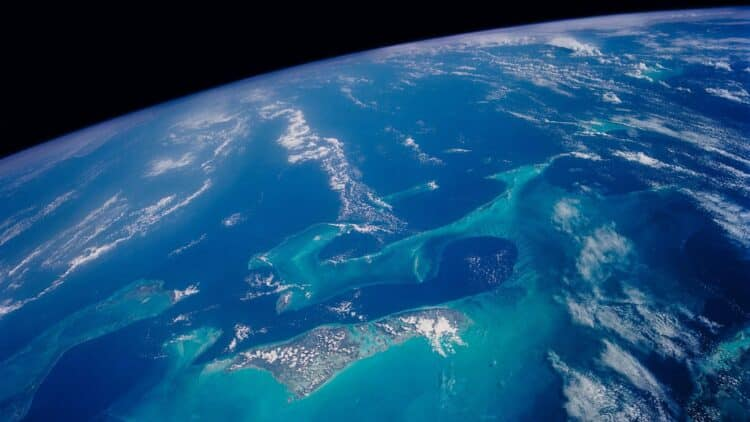
#> input picture data/earth-10.jpg, 750 x 422 px
$ python -i image_processor.py   (imports and definitions only)
#> lines starting #> are read from the running program, lines starting #| are printed output that depends on the picture; after the words box and inside, x2 and y2 are one past the last pixel; in counts of white or black regions, pixels touching at a corner belong together
import os
import cv2
import numpy as np

def find_horizon(path, threshold=cv2.THRESH_BINARY + cv2.THRESH_OTSU, denoise=True):
#> called with path = 'data/earth-10.jpg', threshold = 8, denoise = True
    img = cv2.imread(path)
#> img is the input picture: shape (422, 750, 3); mean B, G, R 122.5, 81.4, 27.2
    if img is None:
        raise FileNotFoundError(f"Изображение не найдено: {path}")

    gray = cv2.cvtColor(img, cv2.COLOR_BGR2GRAY)
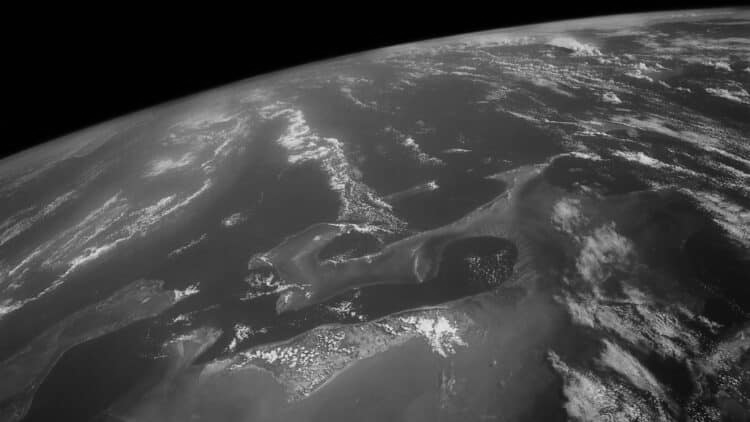
#> gray: shape (422, 750); min 0, max 240, mean 69.8

    if denoise:
        gray = cv2.medianBlur(gray, ksize=3)

    _, thresh = cv2.threshold(gray, 0, 255, threshold)
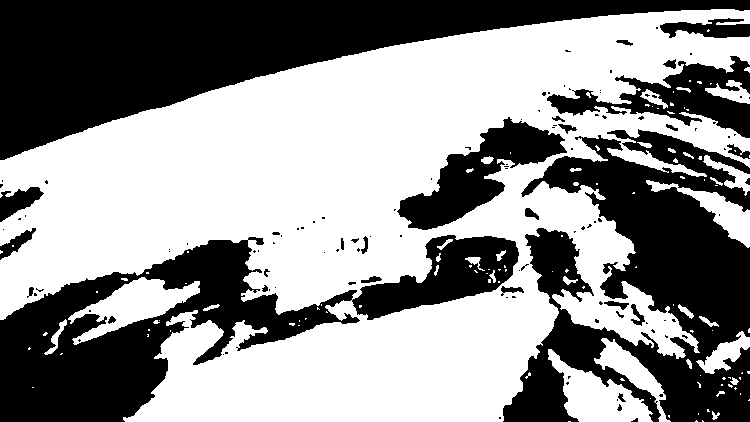
#> thresh: shape (422, 750); 56.7% white; 119 black regions (88 under 20 px), largest, box (x1, y1, x2, y2) and area: (0, 0, 750, 160) 46383, (503, 129, 750, 422) 38933, (0, 235, 519, 422) 34372

    horizon_points = []
    for x in range(thresh.shape[1]):
        for y in range(thresh.shape[0]):
            if thresh[y, x] > 0:
                horizon_points.append([x, y])
                break

    horizon_points = np.array(horizon_points)

    output = cv2.cvtColor(img, cv2.COLOR_BGR2RGB)
    for point in horizon_points:
        x, y = point
        for dy in [-1, 0, 1]:
            y_draw = y + dy
            if 0 <= y_draw < output.shape[0] and 0 <= x < output.shape[1]:
                output[y_draw, x] = [0, 255, 0]
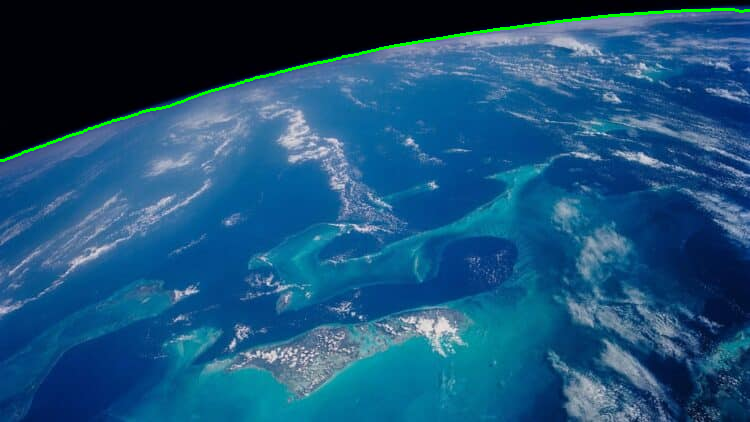
#> output: shape (422, 750, 3); mean R, G, B 26.8, 82.7, 121.6

    return img, thresh, horizon_points, output

>>> result = find_horizon('data/earth-10.jpg')

$ run again, on data/earth-3.jpg
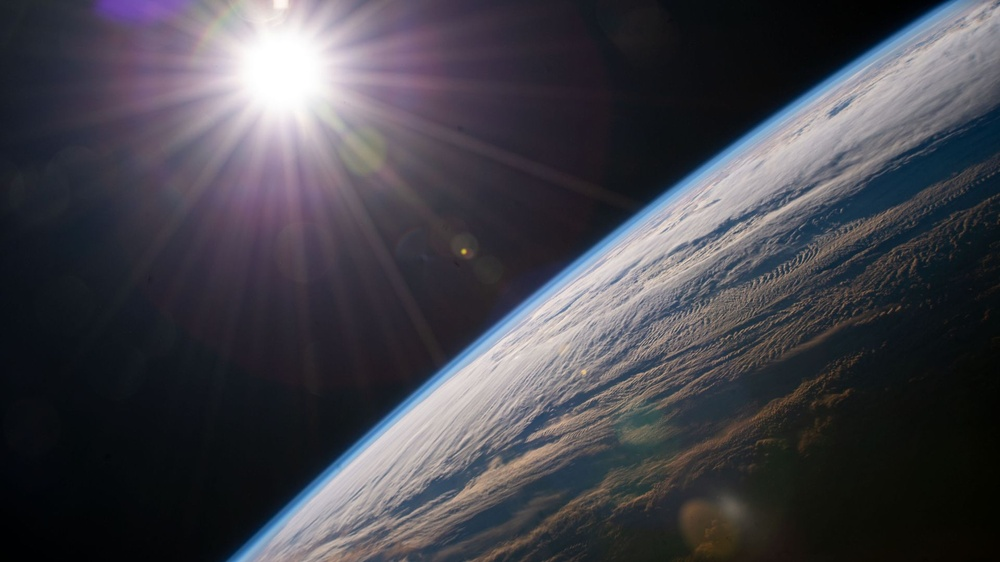
#> input picture data/earth-3.jpg, 1000 x 562 px, shrunk from 1920 x 1080 before the run
#> in find_horizon, img is the input picture: shape (562, 1000, 3); mean B, G, R 74.4, 67.1, 67.8
#> in find_horizon, `_, thresh = cv2.threshold(gray, 0, 255, threshold)`:
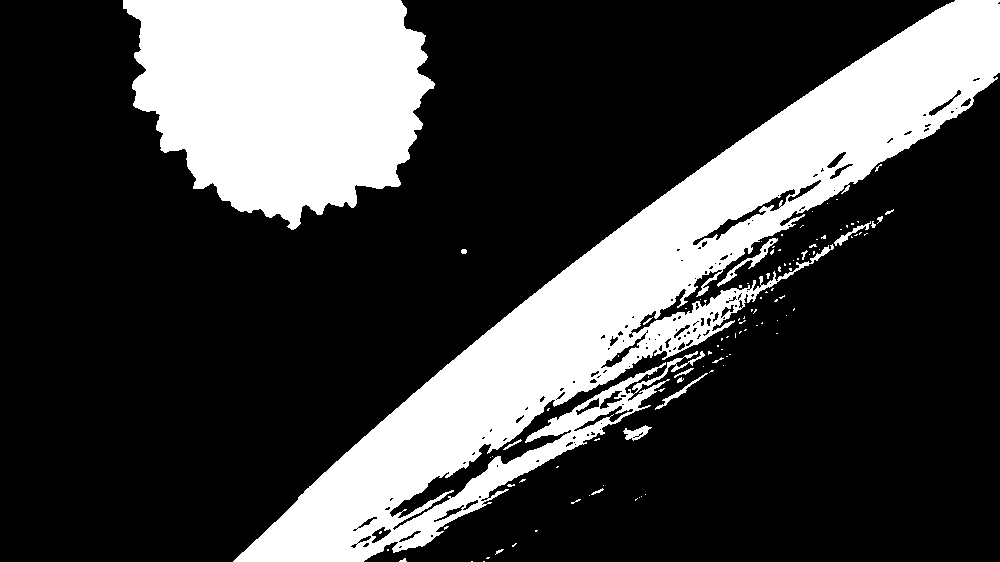
#> thresh: shape (562, 1000); 26.3% white; 109 white regions (91 under 20 px), largest, box (x1, y1, x2, y2) and area: (233, 0, 1000, 562) 93287, (123, 0, 435, 230) 52626, (717, 238, 778, 287) 384
#> after the loop in find_horizon, `for point in horizon_points:`:
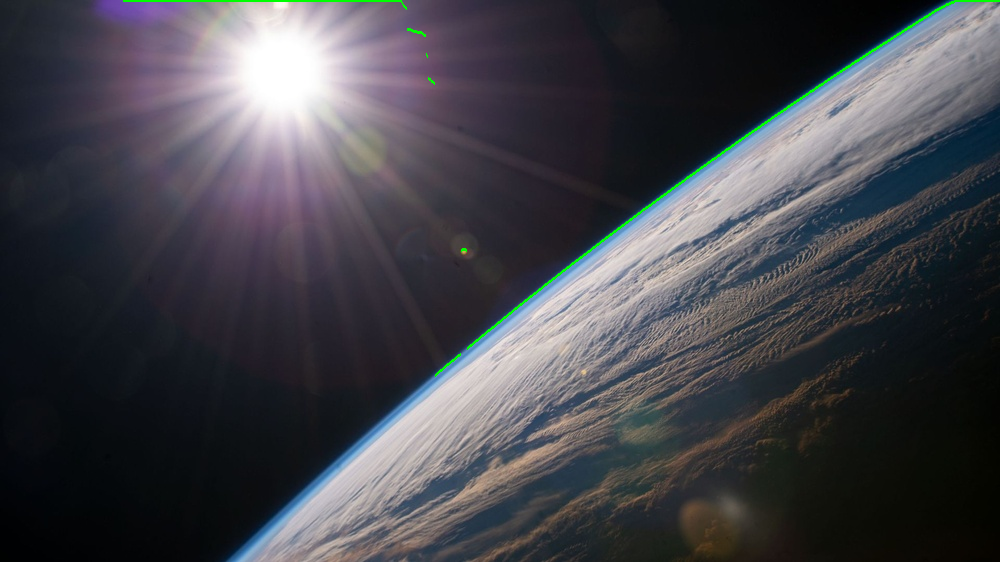
#> output: shape (562, 1000, 3); mean R, G, B 67.4, 67.7, 73.8

$ run again, on data/earth-6.jpg
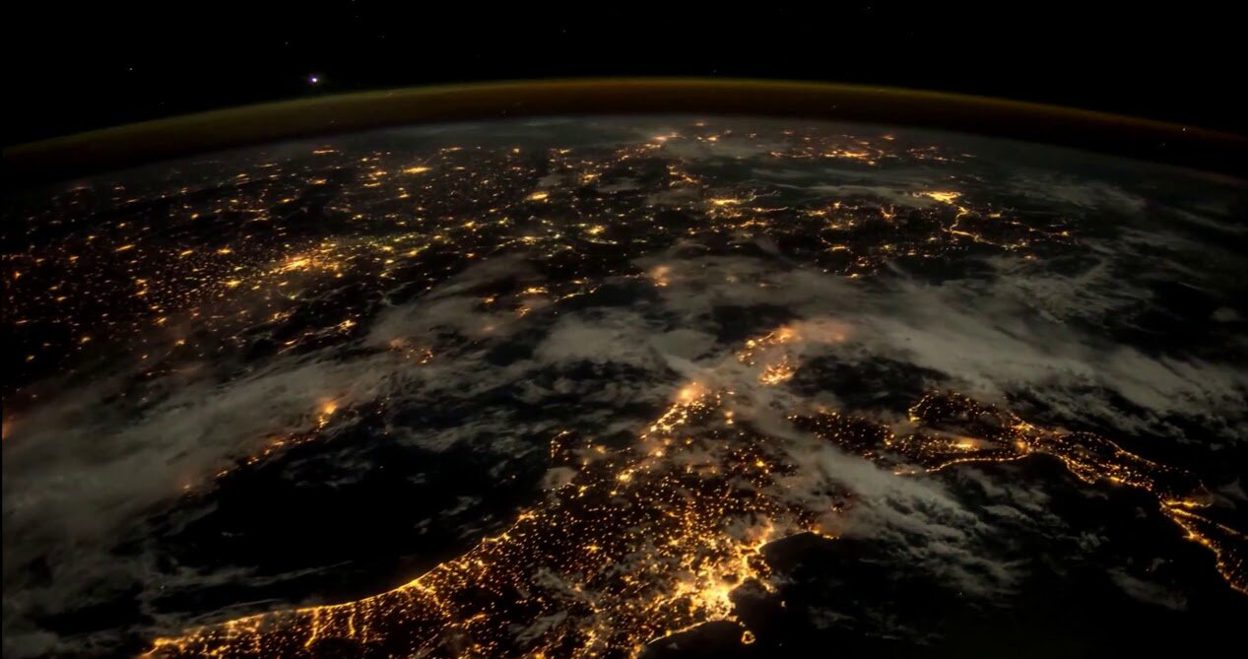
#> input picture data/earth-6.jpg, 1248 x 659 px
#> in find_horizon, img is the input picture: shape (659, 1248, 3); mean B, G, R 17.2, 24.6, 32.3
#> in find_horizon, `_, thresh = cv2.threshold(gray, 0, 255, threshold)`:
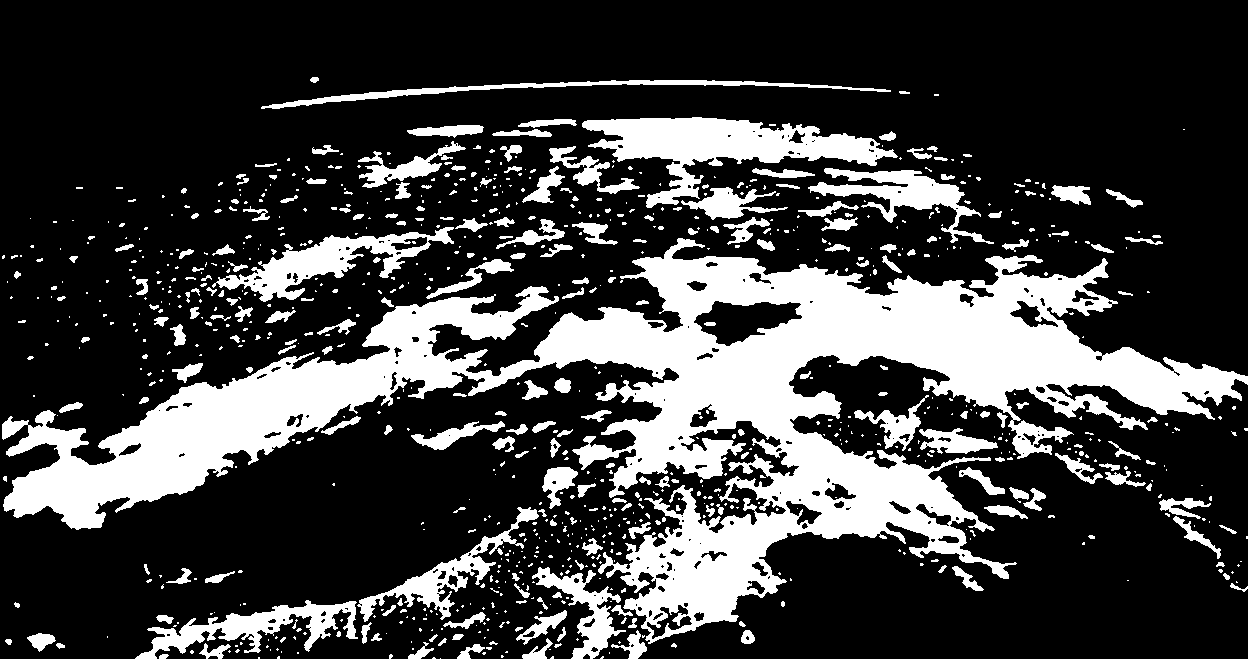
#> thresh: shape (659, 1248); 25% white; 922 white regions (663 under 20 px), largest, box (x1, y1, x2, y2) and area: (2, 238, 1248, 644) 135935, (582, 117, 898, 208) 10789, (212, 227, 454, 302) 5400
#> after the loop in find_horizon, `for point in horizon_points:`:
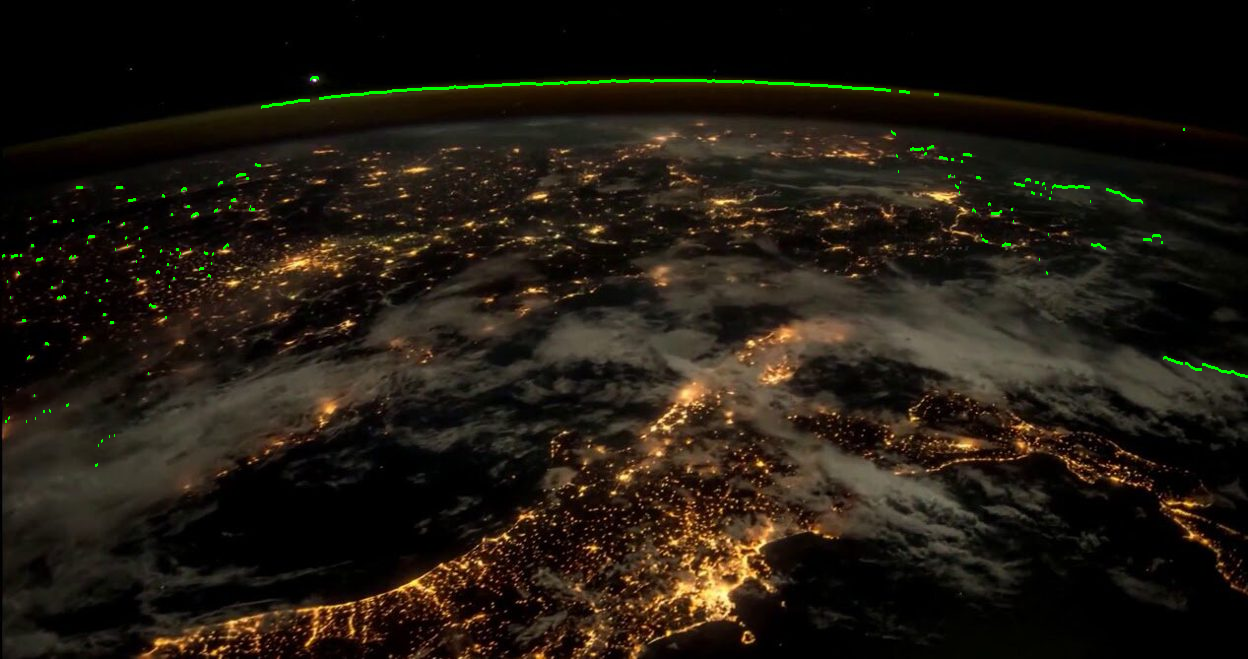
#> output: shape (659, 1248, 3); mean R, G, B 32, 25.5, 17.1
